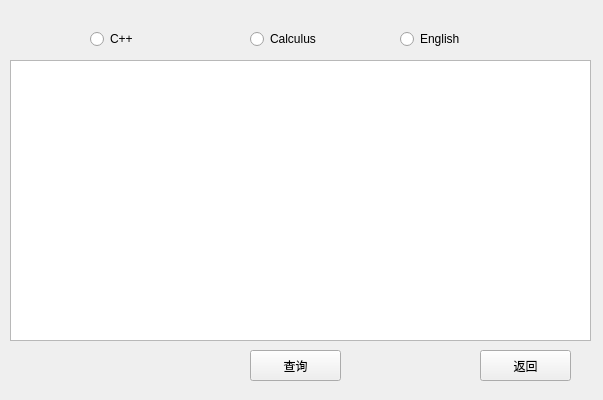
<?xml version="1.0" encoding="UTF-8"?>
<ui version="4.0">
 <class>lessonrank</class>
 <widget class="QWidget" name="lessonrank">
  <property name="geometry">
   <rect>
    <x>0</x>
    <y>0</y>
    <width>603</width>
    <height>400</height>
   </rect>
  </property>
  <property name="windowTitle">
   <string>课程学生排名</string>
  </property>
  <widget class="QPushButton" name="pushButton">
   <property name="geometry">
    <rect>
     <x>480</x>
     <y>350</y>
     <width>91</width>
     <height>31</height>
    </rect>
   </property>
   <property name="text">
    <string>返回</string>
   </property>
  </widget>
  <widget class="QTableWidget" name="tableWidget">
   <property name="geometry">
    <rect>
     <x>10</x>
     <y>60</y>
     <width>581</width>
     <height>281</height>
    </rect>
   </property>
  </widget>
  <widget class="QRadioButton" name="radioButton">
   <property name="geometry">
    <rect>
     <x>90</x>
     <y>30</y>
     <width>91</width>
     <height>18</height>
    </rect>
   </property>
   <property name="text">
    <string>C++</string>
   </property>
  </widget>
  <widget class="QRadioButton" name="radioButton_2">
   <property name="geometry">
    <rect>
     <x>250</x>
     <y>30</y>
     <width>111</width>
     <height>18</height>
    </rect>
   </property>
   <property name="text">
    <string>Calculus</string>
   </property>
  </widget>
  <widget class="QRadioButton" name="radioButton_3">
   <property name="geometry">
    <rect>
     <x>400</x>
     <y>30</y>
     <width>91</width>
     <height>18</height>
    </rect>
   </property>
   <property name="text">
    <string>English</string>
   </property>
  </widget>
  <widget class="QPushButton" name="pushButton_2">
   <property name="geometry">
    <rect>
     <x>250</x>
     <y>350</y>
     <width>91</width>
     <height>31</height>
    </rect>
   </property>
   <property name="text">
    <string>查询</string>
   </property>
  </widget>
 </widget>
 <resources/>
 <connections/>
</ui>
